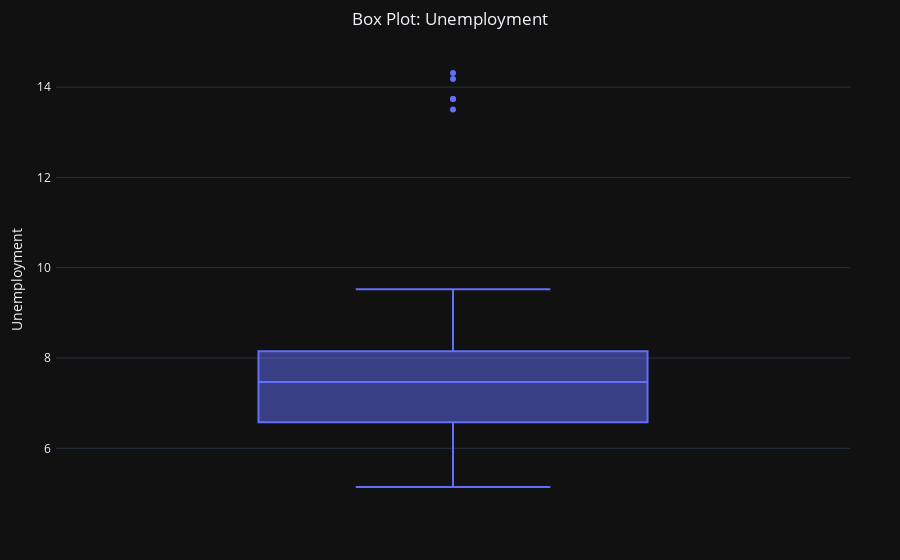

Here is the notebook cell this chart was saved with:
### Code cell
# check outliers
fig = px.box(df, y="Unemployment",
                   title= 'Box Plot: Unemployment',
                   )

fig.update_layout(title_x = 0.5,
                  margin=dict(l=50,r=50,b=50,t=50,pad=4),
                  yaxis_title = 'Unemployment',
                  xaxis = {'visible': False},
                  template = 'plotly_dark'
                  )

fig.show()

### Figure 1 — Plotly figure (JSON) as saved in the notebook; plotly's stock layout.template omitted (floating-point values rounded to 4 significant figures; data arrays with more than 128 entries replaced by an {"elided": "..."} marker saying what was removed)
{"data": [{"alignmentgroup": "True", "hovertemplate": "Unemployment=%{y}<extra></extra>", "legendgroup": "", "marker": {"color": "#636efa"}, "name": "", "notched": false, "offsetgroup": "", "orientation": "v", "showlegend": false, "type": "box", "x0": " ", "xaxis": "x", "y": {"elided": "150 float values"}, "y0": " ", "yaxis": "y"}], "layout": {"boxmode": "group", "legend": {"tracegroupgap": 0}, "margin": {"b": 50, "l": 50, "pad": 4, "r": 50, "t": 50}, "title": {"text": "Box Plot: Unemployment", "x": 0.5}, "xaxis": {"anchor": "y", "domain": [0, 1], "visible": false}, "yaxis": {"anchor": "x", "domain": [0, 1], "title": {"text": "Unemployment"}}}}
